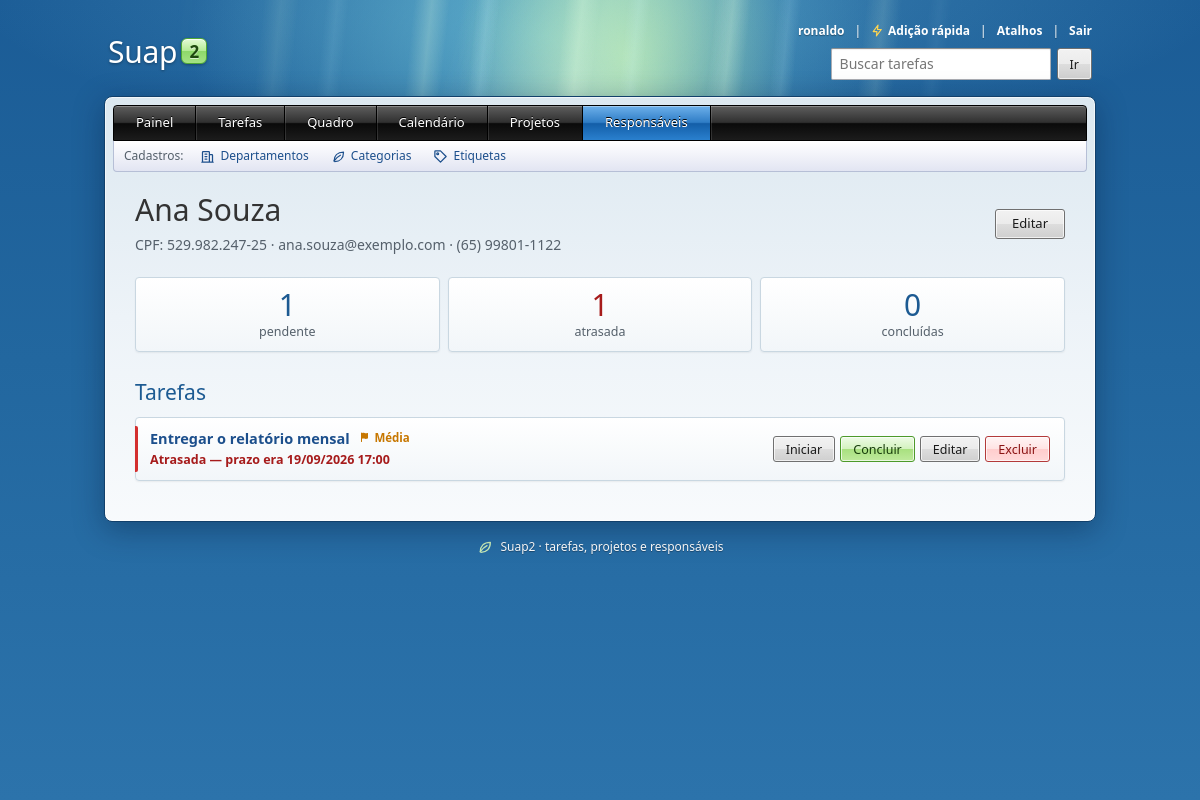
The app's page /responsaveis/1/ (signed in), older data.
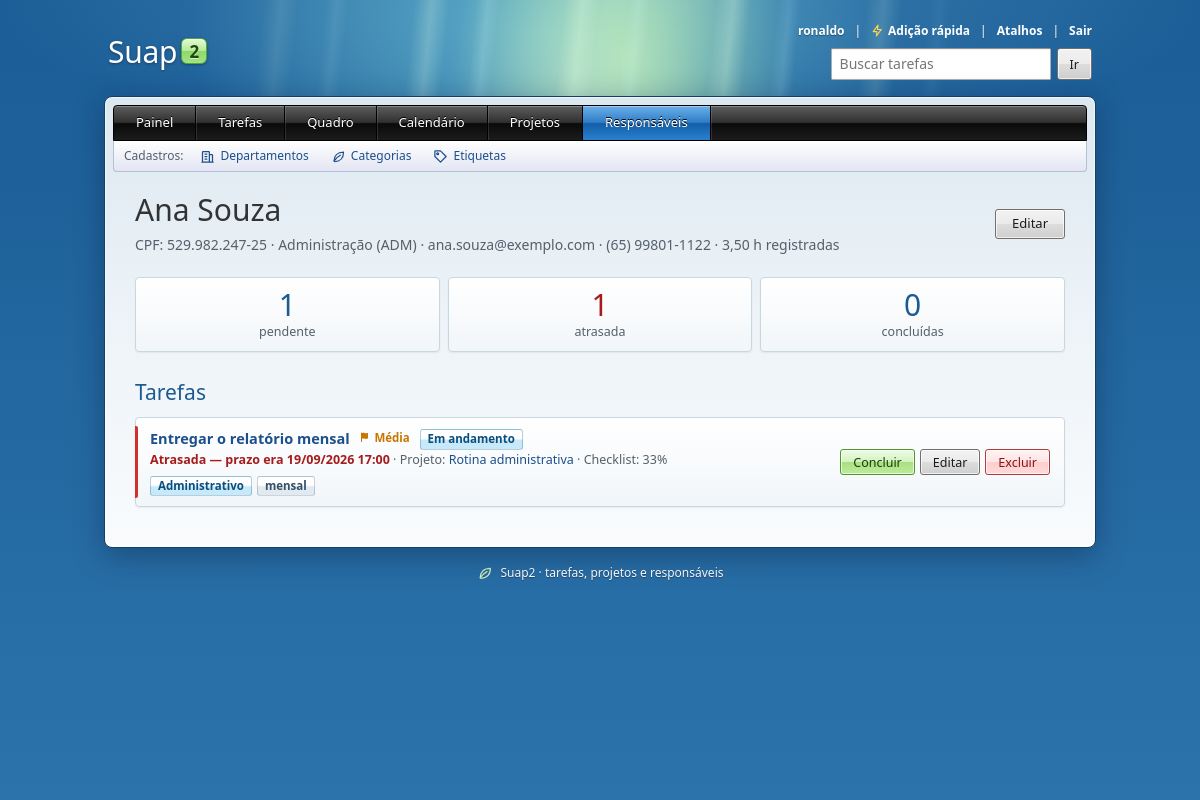
The same page, newer data.
### Suap2APP/models.py (models this page shows, shortened)
class Tarefa(models.Model):
    PRIORIDADES = [
        ('alta', 'Alta'),
        ('media', 'Média'),
        ('baixa', 'Baixa'),
    ]
    SITUACOES = [
        ('a_fazer', 'A fazer'),
        ('em_andamento', 'Em andamento'),
        ('concluida', 'Concluída'),
    ]
    titulo = models.CharField(max_length=100)
    criada_em = models.DateTimeField(auto_now_add=True)
    prazo = models.DateTimeField()
    prioridade = models.CharField(max_length=5, choices=PRIORIDADES, default='media')
    iniciada_em = models.DateTimeField(null=True, blank=True)
    concluida_em = models.DateTimeField(null=True, blank=True)
    lembrete_enviado_em = models.DateTimeField(null=True, blank=True, editable=False)
    pessoa_responsavel = models.ForeignKey(Responsavel, on_delete=models.PROTECT)
    projeto = models.ForeignKey(Projeto, on_delete=models.SET_NULL, null=True, blank=True, related_name='tarefas')
    categoria = models.ForeignKey(Categoria, on_delete=models.SET_NULL, null=True, blank=True, related_name='tarefas')
    etiquetas = models.ManyToManyField(Etiqueta, blank=True, related_name='tarefas')
    objects = TarefaQuerySet.as_manager()
    class Meta:
        verbose_name = 'Tarefa'
        verbose_name_plural = 'Tarefas'
        ordering = [models.F('concluida_em').asc(nulls_first=True), 'prazo']
    @property
    def situacao(self):
        if self.concluida_em:
            return 'concluida'
        return 'em_andamento' if self.iniciada_em else 'a_fazer'
    @property
    def progresso(self):
        subtarefas = list(self.subtarefas.all())
        if not subtarefas:
            return None
        return round(100 * sum(1 for s in subtarefas if s.concluida) / len(subtarefas))

class Responsavel(models.Model):
    nome = models.CharField(max_length=150)
    cpf = models.CharField(max_length=14, unique=True)
    email = models.EmailField(blank=True)
    telefone = models.CharField(max_length=20, blank=True)
    departamento = models.ForeignKey(
        Departamento, on_delete=models.SET_NULL, null=True, blank=True, related_name='responsaveis',
    )
    class Meta:
        verbose_name = 'Responsável'
        verbose_name_plural = 'Responsáveis'
        ordering = ['nome']

class Departamento(models.Model):
    nome = models.CharField(max_length=100, unique=True)
    sigla = models.CharField(max_length=10, blank=True)
    class Meta:
        verbose_name = 'Departamento'
        verbose_name_plural = 'Departamentos'
        ordering = ['nome']
    def __str__(self):
        return f'{self.nome} ({self.sigla})' if self.sigla else self.nome

class Projeto(models.Model):
    nome = models.CharField(max_length=120, unique=True)
    descricao = models.TextField(blank=True)
    departamento = models.ForeignKey(
        Departamento, on_delete=models.SET_NULL, null=True, blank=True, related_name='projetos',
    )
    inicio = models.DateField(null=True, blank=True)
    fim = models.DateField(null=True, blank=True)
    class Meta:
        verbose_name = 'Projeto'
        verbose_name_plural = 'Projetos'
        ordering = ['nome']
        constraints = [
            models.CheckConstraint(
                condition=(
                    models.Q(inicio__isnull=True)
                    | models.Q(fim__isnull=True)
                    | models.Q(fim__gte=models.F('inicio'))
                ),
                name='projeto_fim_depois_do_inicio',
            ),
        ]

class Subtarefa(models.Model):
    tarefa = models.ForeignKey(Tarefa, on_delete=models.CASCADE, related_name='subtarefas')
    descricao = models.CharField(max_length=150)
    concluida = models.BooleanField(default=False)
    ordem = models.PositiveIntegerField(default=0)
    class Meta:
        verbose_name = 'Subtarefa'
        verbose_name_plural = 'Subtarefas'
        ordering = ['ordem', 'pk']

class Categoria(models.Model):
    CORES = [
        ('azul', 'Azul'),
        ('verde', 'Verde'),
        ('amarelo', 'Amarelo'),
        ('vermelho', 'Vermelho'),
        ('cinza', 'Cinza'),
    ]
    nome = models.CharField(max_length=60, unique=True)
    cor = models.CharField(max_length=10, choices=CORES, default='cinza')
    class Meta:
        verbose_name = 'Categoria'
        verbose_name_plural = 'Categorias'
        ordering = ['nome']

class Etiqueta(models.Model):
    nome = models.CharField(max_length=40, unique=True)
    class Meta:
        verbose_name = 'Etiqueta'
        verbose_name_plural = 'Etiquetas'
        ordering = ['nome']

### Suap2APP/views.py (the view)
# urls.py: path('responsaveis/<int:pk>/', views.ResponsavelDetailView.as_view(), name='responsavel_detail'),
class ResponsavelDetailView(LeituraMixin, DetailView):
    model = Responsavel
    def get_queryset(self):
        return Responsavel.objects.select_related('departamento')
    def get_context_data(self, **kwargs):
        context = super().get_context_data(**kwargs)
        agora = timezone.now()
        tarefas = self.object.tarefa_set.com_relacionados()
        context.update(contar_por_situacao(tarefas, agora))
        context['horas'] = self.object.registros_tempo.aggregate(total=Sum('horas'))['total']
        context['tarefas'] = tarefas
        context['now'] = agora
        return context

### Suap2APP/context_processors.py (called while the page is built)
def acesso(request):
    return {
        'visitante': e_visitante(request),
        'pode_editar': request.user.is_authenticated,
    }

### Suap2APP/models.py (called while the page is built)
    def com_relacionados(self):
        return self.select_related('pessoa_responsavel', 'projeto', 'categoria').prefetch_related(
            'etiquetas', 'subtarefas',
        )

### Suap2APP/views.py (called while the page is built)
def e_visitante(request):
    return not request.user.is_authenticated and request.session.get(SESSAO_VISITANTE, False)

def contar_por_situacao(tarefas, agora):
    pendente = Q(concluida_em__isnull=True)
    return tarefas.aggregate(
        pendentes=Count('pk', filter=pendente),
        em_andamento=Count('pk', filter=pendente & Q(iniciada_em__isnull=False)),
        atrasadas=Count('pk', filter=pendente & Q(prazo__lt=agora)),
        concluidas=Count('pk', filter=Q(concluida_em__isnull=False)),
    )

    def dispatch(self, request, *args, **kwargs):
        if request.method in ('GET', 'HEAD') and e_visitante(request):
            return super(LoginRequiredMixin, self).dispatch(request, *args, **kwargs)
        return super().dispatch(request, *args, **kwargs)

### Suap2APP/templates/Suap2APP/responsavel_detail.html (shortened to what this page needs)
{% extends 'Suap2APP/base.html' %}
{% block content %}
    <div class="cabecalho">
        <div>
            <h1>{{ responsavel.nome }}</h1>
            <div class="item-detalhe">
                CPF: {{ responsavel.cpf }}
                {% if responsavel.departamento %} · {{ responsavel.departamento }}{% endif %}
                {% if responsavel.email %} · {{ responsavel.email }}{% endif %}
                {% if responsavel.telefone %} · {{ responsavel.telefone }}{% endif %}
                {% if horas %} · {{ horas|floatformat:"-2" }} h registradas{% endif %}
            </div>
        </div>
        {% if pode_editar %}
        <a class="btn btn-secondary" href="{% url 'responsavel_update' responsavel.pk %}">Editar</a>
        {% endif %}
    </div>
    <div class="contadores">
        <a class="contador" href="{% url 'tarefa_list' %}?responsavel={{ responsavel.pk }}&amp;status=pendentes">
            <strong>{{ pendentes }}</strong> pendente{{ pendentes|pluralize }}
        </a>
        <a class="contador{% if atrasadas %} contador-alerta{% endif %}" href="{% url 'tarefa_list' %}?responsavel={{ responsavel.pk }}&amp;status=atrasadas">
            <strong>{{ atrasadas }}</strong> atrasada{{ atrasadas|pluralize }}
        </a>
        <a class="contador" href="{% url 'tarefa_list' %}?responsavel={{ responsavel.pk }}&amp;status=concluidas">
            <strong>{{ concluidas }}</strong> concluída{{ concluidas|pluralize }}
        </a>
    </div>
    <h2>Tarefas</h2>
    {% if tarefas %}
        <div class="lista">
            {% for tarefa in tarefas %}
                {% include 'Suap2APP/_tarefa_item.html' %}
            {% endfor %}
        </div>
    {% else %}
        <p class="vazio">Nenhuma tarefa atribuída a {{ responsavel.nome }}.</p>
    {% endif %}
{% endblock %}

### Suap2APP/templates/Suap2APP/_tarefa_item.html (shortened to what this page needs)
{% with situacao=tarefa.situacao %}
<div class="item item-tarefa{% if tarefa.concluida_em %} item-concluida{% elif tarefa.prazo < now %} item-atrasada{% endif %}">
    <div class="item-info">
        <div class="item-titulo{% if tarefa.concluida_em %} concluida{% endif %}">
            <a href="{% url 'tarefa_detail' tarefa.pk %}">{{ tarefa.titulo }}</a>
            {% if not tarefa.concluida_em %}{% include 'Suap2APP/_prioridade.html' %}{% endif %}
            {% if situacao == 'em_andamento' %}<span class="badge cor-azul">Em andamento</span>{% endif %}
        </div>
        <div class="item-detalhe">
            {% if tarefa.concluida_em %}
                Concluída em {{ tarefa.concluida_em|date:"d/m/Y H:i" }}
            {% elif tarefa.prazo < now %}
                <span class="atrasada">Atrasada — prazo era {{ tarefa.prazo|date:"d/m/Y H:i" }}</span>
            {% else %}
                Prazo: {{ tarefa.prazo|date:"d/m/Y H:i" }}
            {% endif %}
            {% if tarefa.projeto and not esconder_projeto %}
                · Projeto: <a href="{% url 'projeto_detail' tarefa.projeto.pk %}">{{ tarefa.projeto.nome }}</a>
            {% endif %}
            {% if tarefa.subtarefas.all %}
                · Checklist: {{ tarefa.progresso }}%
            {% endif %}
        </div>
        {% if tarefa.categoria or tarefa.etiquetas.all %}
            <div class="marcadores">
                {% if tarefa.categoria %}
                    <a class="badge cor-{{ tarefa.categoria.cor }}" href="{% url 'tarefa_list' %}?categoria={{ tarefa.categoria.pk }}">{{ tarefa.categoria.nome }}</a>
                {% endif %}
                {% for etiqueta in tarefa.etiquetas.all %}
                    <a class="badge badge-etiqueta" href="{% url 'tarefa_list' %}?etiqueta={{ etiqueta.pk }}">{{ etiqueta.nome }}</a>
                {% endfor %}
            </div>
        {% endif %}
    </div>
    {% if pode_editar %}
        <div class="acoes">
            {% if situacao == 'a_fazer' %}
                <form method="post" action="{% url 'tarefa_mover' tarefa.pk %}">
                    <button type="submit" class="btn btn-small" title="Marcar como em andamento">Iniciar</button>
                </form>
            {% endif %}
            <form method="post" action="{% url 'tarefa_toggle' tarefa.pk %}">
                <button type="submit" class="btn {% if tarefa.concluida_em %}btn-secondary{% else %}btn-success{% endif %} btn-small">
                    {% if tarefa.concluida_em %}Reabrir{% else %}Concluir{% endif %}
                </button>
            </form>
            <a class="btn btn-secondary btn-small" href="{% url 'tarefa_update' tarefa.pk %}">Editar</a>
            <a class="btn btn-danger btn-small" href="{% url 'tarefa_delete' tarefa.pk %}">Excluir</a>
        </div>
    {% endif %}
</div>
{% endwith %}

### Suap2APP/templates/Suap2APP/_prioridade.html
<span class="prioridade prioridade-texto-{{ tarefa.prioridade }}" title="Prioridade {{ tarefa.get_prioridade_display|lower }}"><svg aria-hidden="true"><use href="#i-bandeira"></use></svg>{{ tarefa.get_prioridade_display }}</span>

Row changes from the older to the newer data that the page shows:
changed Responsavel "Ana Souza": departamento (not shown) → "Administração (ADM)"
changed Tarefa "Entregar o relatório mensal": gains Etiqueta (nome "mensal"); projeto_id empty → 3 (drawn); projeto.nome (not shown) → "Rotina administrativa"; progresso (not shown) → "33"; categoria_id empty → 1 (drawn); categoria.nome (not shown) → "Administrativo"; text "Iniciar" → "Em andamento · Checklist: %"
Text that changed along with them:
{{ horas|floatformat:"-2" }}: (not shown) → "3,50"
text now shown: "· · h registradas"
